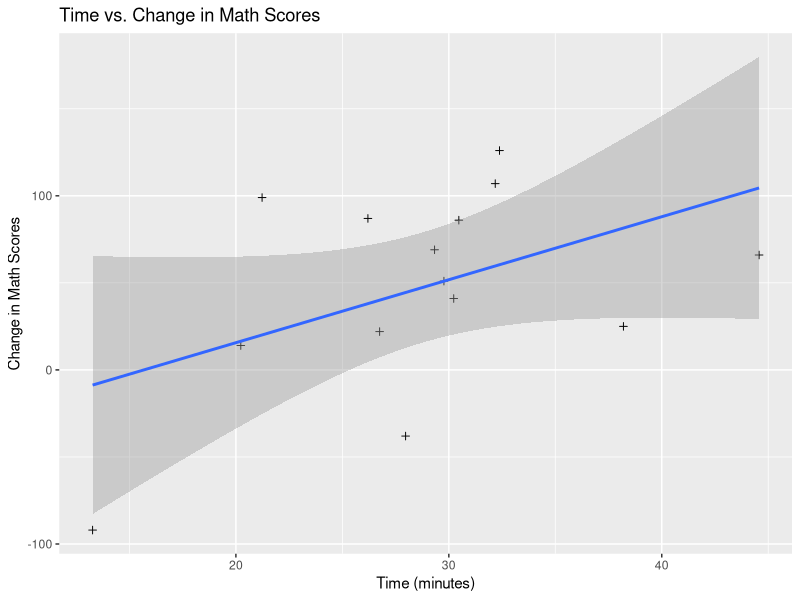
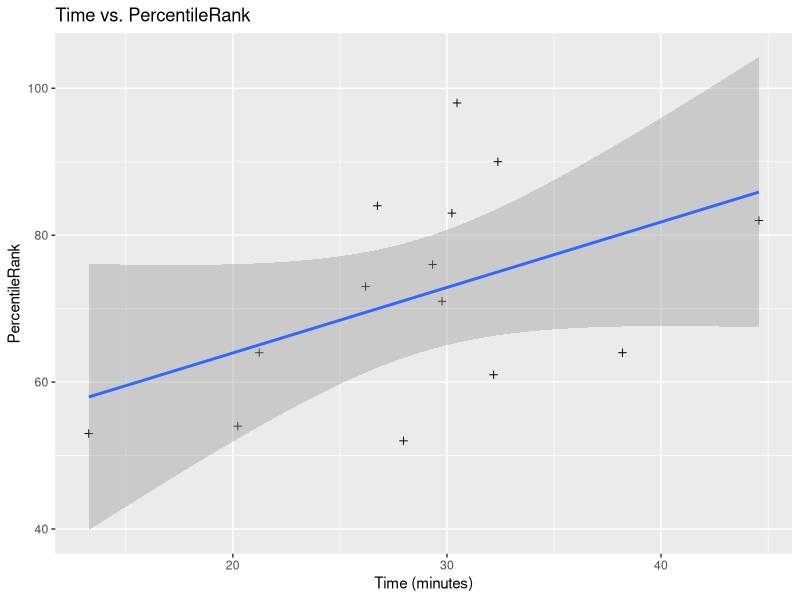
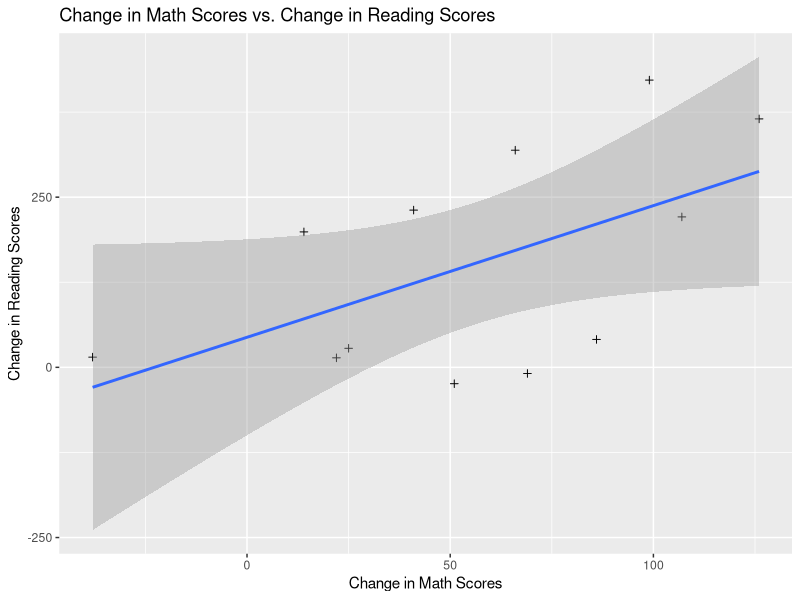

Here is the R script that generated these plots, in order:
library(data.table)
library(dplyr)
library(ggplot2)

setwd("C:/Users/Eric/Desktop/BTSJC")

BTdata<-fread("BTSJCData.csv")

View(BTdata)

#Time vs. MathChange
ggplot(data = BTdata, aes(x = Time, y = MathChange))+
  geom_point(shape=3) +
  geom_smooth(method=lm)+labs(x='Time (minutes)',y='Change in Math Scores') + 
  ggtitle("Time vs. Change in Math Scores")

#Time vs. Percentile
ggplot(data = BTdata, aes(x = Time, y = PercentileRank))+
  geom_point(shape=3) +
  geom_smooth(method=lm)+labs(x='Time (minutes)',y='PercentileRank') + 
  ggtitle("Time vs. PercentileRank")

#read in data with reading data
BTdata2<-fread("BTSJCDataRead.csv")

View(BTdata2)

ggplot(data = BTdata2, aes(x = MathChange, y = ReadingChange))+
  geom_point(shape=3) +
  geom_smooth(method=lm)+labs(x='Change in Math Scores',y='Change in Reading Scores') + 
  ggtitle("Change in Math Scores vs. Change in Reading Scores")

#stacked bar graph
p=ggplot(data = BTdata, aes(x = Student, y = Algebra)) + 
  geom_bar()

#correlation matrix
keeps <- c("Algebra", "Functions", "Geometry", "Numbers.Operations", "Statistics.Probability")
cordata <- subset(BTdata, select = keeps)
cor(cordata)
